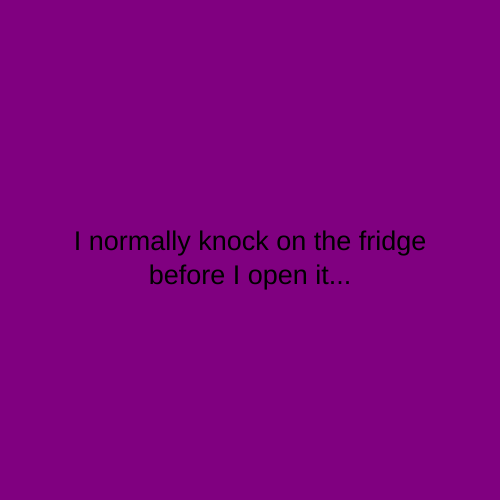
Frame 1 (no input)
Frame 60 (no input): identical to frame 1, image omitted
Frame 120 (the mouse pressed at the canvas centre since frame 60): identical to frame 1, image omitted

The p5.js sketch that drew this single still picture (run headless with seeded random() and noise() and a simulated clock; from frame 60 on, the mouse is pressed at the canvas centre):

// p5.js sketch
// ── sketch.js
let state = 0;

function setup() {
  createCanvas(500, 500);
  textAlign(CENTER);
  textSize(27);
}

function draw() {
  switch (state) {
    case 0:
      background('purple');
      text("I normally knock on the fridge\nbefore I open it...", 250, 250);
      break;

    case 1:
      background('orange');
      text("Just in case there's a salad dressing.", 250, 250);
      break;
  }
}

function mouseReleased() {
  state++;
  if (state > 1) {
    state = 0;
  }
}
